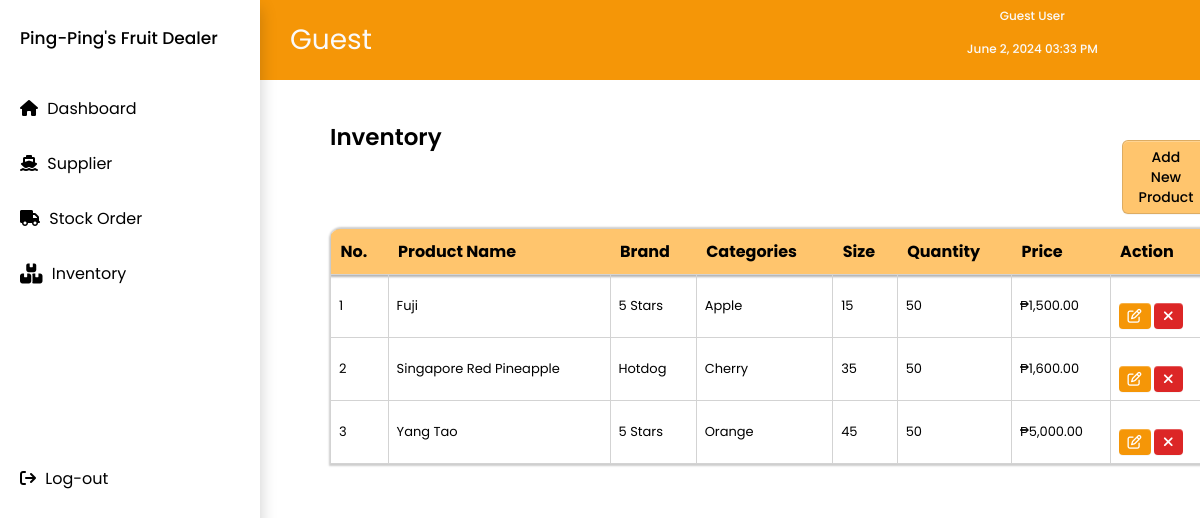
The page /invcheck.php on the database as committed earlier.
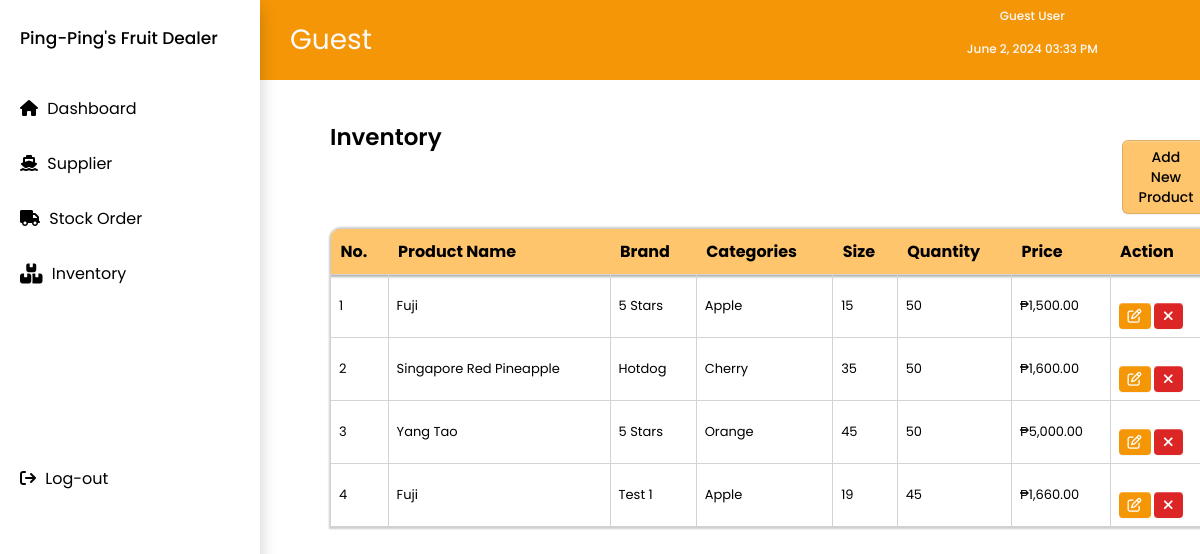
The same page on the database as committed later.
### tables this page shows
CREATE TABLE `inventory` (
  `inventory_id` int(50) UNSIGNED NOT NULL,
  `product_name` varchar(50) NOT NULL,
  `brand_name` varchar(50) NOT NULL,
  `category` varchar(50) NOT NULL,
  `size` int(50) NOT NULL,
  `order_quantity` int(50) NOT NULL,
  `price` decimal(10,0) NOT NULL
);

### invcheck.php (the view, shortened to what this page needs)
<?php
include 'topnav.php';
include 'checker_nav.php';
$conn = new mysqli(DB_HOST, DB_USER, DB_PASS, DB_NAME);
$sql = "SELECT * FROM inventory";
$result = $conn->query($sql);
?>
<!DOCTYPE html>
<html lang="en">
<head>
    <link rel="stylesheet" href="css/main.css">
    <link rel="stylesheet" href="css/inventory.css">
</head>
<body>
<div class="group_names">
    <div class="group_content">
        <div class="title_and_button">
            <h2>Inventory</h2>
            <button type="button" onclick="location.href='addprod_checker.php'">Add New Product</button>
        </div>
        <table class="group_table">
            <thead>
                <tr>
                    <th class="border-top-left">No.</th>
                    <th>Product Name</th>
                    <th>Brand</th>
                    <th>Categories</th>
                    <th>Size</th>
                    <th>Quantity</th>
                    <th>Price</th>
                    <th class="border-top-right">Action</th>
                </tr>
            </thead>
            <tbody>
                <?php
                if ($result->num_rows > 0) {
                    while($row = $result->fetch_assoc()) {
                        echo "<tr>";
                        echo "<td>" . $row["inventory_id"] . "</td>";
                        echo "<td>" . $row["product_name"] . "</td>";
                        echo "<td>" . $row["brand_name"] . "</td>";
                        echo "<td>" . $row["category"] . "</td>";
                        echo "<td>" . $row["size"] . "</td>";
                        echo "<td>" . $row["order_quantity"] . "</td>";
                        echo "<td>₱" . number_format($row["price"], 2) . "</td>";
                        echo "<td>
                        <button onclick=\"window.location.href='editprod_checker.php?id=" . $row["inventory_id"] . "'\" style=\"margin-right: 0px; padding: 3px 9px; font-weight: bold; border-radius: 4px; background-color: #F59607; color: #ffffff; border: none;\">
                            <i class=\"fa-regular fa-pen-to-square\" style=\"color: #ffffff;\"></i>
                        </button>
                        <button onclick=\"deleteProduct(" . $row["inventory_id"] . ")\" style=\"margin-right: 0px; padding: 3px 9px; font-weight: bold; border-radius: 4px; background-color: #DC2626; color: #ffffff; border: none;\">
                            <i class=\"fa-solid fa-xmark\" style=\"color: #ffffff;\"></i>
                        </button>
                        </td>";
                        echo "</tr>";
                    }
                } else {
                    echo "<tr><td colspan='8'>No records found</td></tr>";
                }
                ?>
            </tbody>
        </table>
    </div>
</div>
</body>
</html>

Rows that differ between the two databases and show on the page:
added inventory: inventory_id "4", product_name "Fuji", brand_name "Test 1", category "Apple", size "19", order_quantity "45", price "1,660.00"
